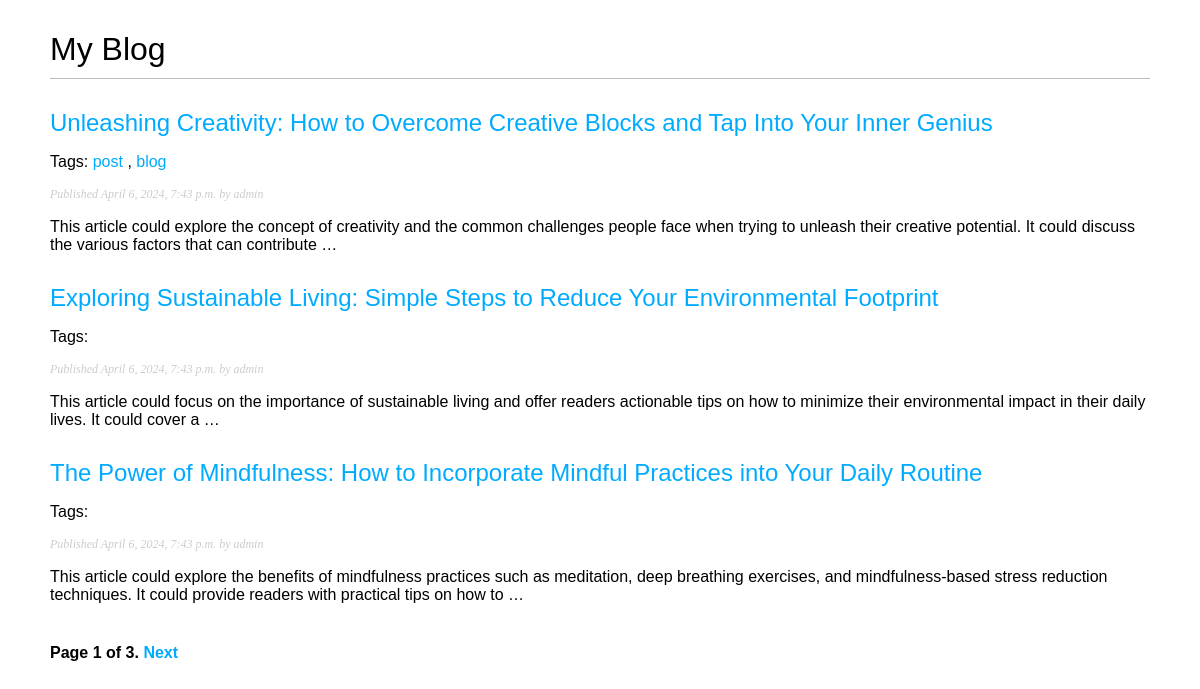
Screenshot of /blog/ with the database file from the repository.
### blog/models.py (models this page shows, shortened)
class Post(models.Model):
    STATUS_CHOICES = (("draft", "Draft"), ("published", "Published"))
    title = models.CharField(max_length=250)
    slug = models.SlugField(max_length=250, unique_for_date="publish")
    author = models.ForeignKey(
        User,
        on_delete=models.CASCADE,
        related_name="blog_posts",
    )
    body = models.TextField()
    publish = models.DateTimeField(default=timezone.now)
    created = models.DateTimeField(auto_now_add=True)
    updated = models.DateTimeField(auto_now=True)
    status = models.CharField(
        max_length=10,
        choices=STATUS_CHOICES,
        default="draft",
    )
    objects = models.Manager()
    published = PublishedManager()
    tags = TaggableManager()
    class Meta:
        ordering = ("-publish",)
    def get_absolute_url(self):
        return reverse(
            "blog:post_detail",
            args=[self.publish.year, self.publish.month, self.publish.day, self.slug],
        )

### blog/views.py (the view)
# urls.py: path('', views.post_list, name='post_list'),
def post_list(request, tag_slug=None):
    object_list = Post.published.all()
    tag = None
    if tag_slug:
        tag = get_object_or_404(Tag, slug=tag_slug)
        object_list = object_list.filter(tags__in=[tag])
    paginator = Paginator(object_list, 3)  # 3 posts in each page
    page = request.GET.get("page")
    try:
        posts = paginator.page(page)
    except PageNotAnInteger:
        posts = paginator.page(1)
    except EmptyPage:
        posts = paginator.page(paginator.num_pages)
    return render(
        request, "blog/post/list.html", {"page": page, "posts": posts, "tag": tag}
    )

### blog/models.py (called while the page is built)
    def get_queryset(self):
        return super(PublishedManager, self).get_queryset().filter(status="published")

### templates/blog/post/list.html (shortened to what this page needs)
{% extends "blog/base.html" %}
{% block content %}
  <h1>My Blog</h1>
  {% for post in posts %}
    <h2>
      <a href="{{ post.get_absolute_url }}">
        {{ post.title }}
      </a>
    </h2>
    <p class="tags">
      Tags:
      {% for tag in post.tags.all %}
        <a href="{% url "blog:post_list_by_tag" tag.slug %}">
          {{ tag.name }}
        </a>
        {% if not forloop.last %}, {% endif %}
      {% endfor %}
    </p>
    <p class="date">
      Published {{ post.publish }} by {{ post.author }}
    </p>
    {{ post.body|truncatewords:30|linebreaks }}
  {% endfor %}
  {% include "blog/pagination.html" with page=posts %}
{% endblock %}

### templates/blog/base.html (shortened to what this page needs)
{% load static %}
<!DOCTYPE html>
<html lang="en">
    <head>
        <link rel="stylesheet" href="{% static "css/blog.css" %}">
    </head>
    <body>
        <div class="content">
            {% block content %}{% endblock %}
        </div>
    </body>
</html>

### templates/blog/pagination.html (shortened to what this page needs)
<div class="pagination">
  <span class="current">
    Page {{ page.number }} of {{ page.paginator.num_pages }}.
  </span>
  {% if page.has_next %}
    <a href="?page={{ page.next_page_number }}">Next</a>
  {% endif %}
</div>

### static/css/blog.css (style rules this page uses)
body { margin: 0; padding: 10px 50px; font-family: helvetica, sans-serif; }
a { color: #00abff; text-decoration: none; }
h1 { font-weight: normal; border-bottom: 1px solid #bbb; padding: 0 0 10px 0; }
h2 { font-weight: normal; margin: 30px 0 0; }
p.date { color: #ccc; font-family: georgia, serif; font-size: 12px; font-style: italic; }
.pagination { margin: 40px 0; font-weight: bold; }

### rows the page displays
Post: title "Unleashing Creativity: How to Overcome Creative Blocks and Tap Into Your Inner Genius", publish "April 6, 2024, 7:43 p.m.", author "admin", body "This article could explore the concept of creativity and the common challenges people face when trying to unleash their creative potential. It could discuss the various factors that can contribute …"
Tag: name "post"
Tag: name "blog"
Post: title "Exploring Sustainable Living: Simple Steps to Reduce Your Environmental Footprint", publish "April 6, 2024, 7:43 p.m.", author "admin", body "This article could focus on the importance of sustainable living and offer readers actionable tips on how to minimize their environmental impact in their daily lives. It could cover a …"
Post: title "The Power of Mindfulness: How to Incorporate Mindful Practices into Your Daily Routine", publish "April 6, 2024, 7:43 p.m.", author "admin", body "This article could explore the benefits of mindfulness practices such as meditation, deep breathing exercises, and mindfulness-based stress reduction techniques. It could provide readers with practical tips on how to …"

### other values shown
{{ page.number }} "1"
{{ page.paginator.num_pages }} "3"
